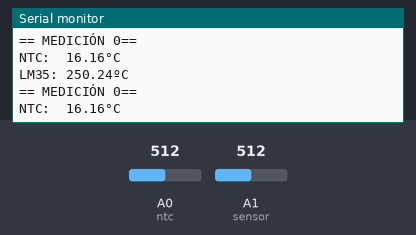
Bench run of a sketch on a simulated Arduino Uno, built with avr-gcc and run on an emulated ATmega328P. On the bench: the last lines printed to the serial monitor. The test bench sets the inputs (shaded band); at power-on: A0 (ntc) = 512, A1 (sensor) = 512.

Above: at 2.8 s.
2.9 s: A0 (ntc) set to 716
At 3.8 s:
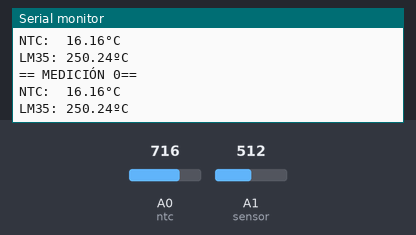
5.6 s: A1 (sensor) set to 716
At 6.8 s:
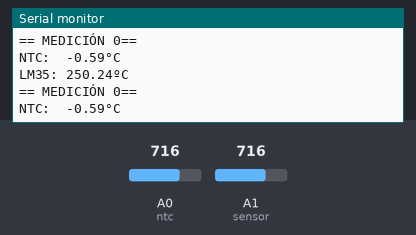
8.3 s: A0 (ntc) set to 900
At 9.7 s:
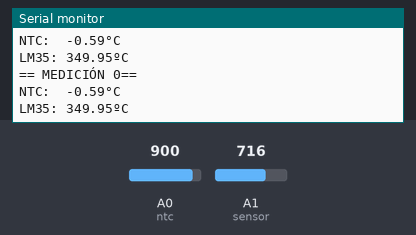
11.0 s: A1 (sensor) set to 900
At 11.8 s:
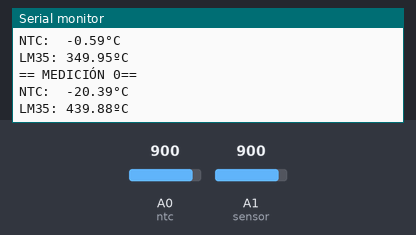
Timing chart, 0 to 14.0 s (numbered marks = the images above; inputs shaded):
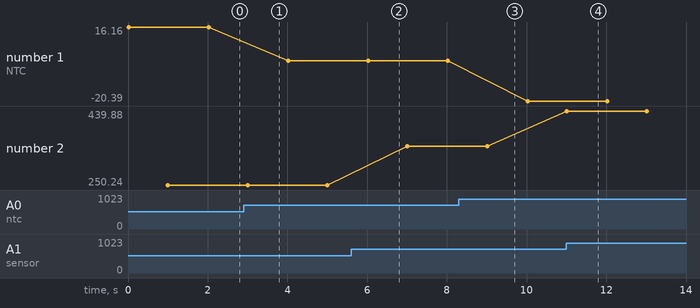

The sketch:

ntc.ino
```cpp
void setup() {
  Serial.begin(9600);
}

void ntc1() {
  int Ro = 2.5;
  int B =  3977;
  int Rseries = 3;
  float To = 298.15;
  const int ntc = A0;
  float Vi = analogRead(ntc) * (5.0 / 1023.0);
  float R = (Vi * Rseries) / (5 - Vi);
  float T =  1 / ((1 / To) + ((log(R / Ro)) / B));
  float Tc = T - 273.15;

  Serial.println((String)"NTC:  " + Tc + "°C");
  delay(1000);
}

void lm35(){
  const int sensor=A1;
  int valor = analogRead(sensor);
  float miliVoltios = (valor / 1023.0) * 5000;
  float grados = miliVoltios / 10;
  Serial.println((String)"LM35: " + grados + "ºC");
  delay(1000);
}

void loop(){
  int cont = 0;
  Serial.println((String)"== MEDICIÓN " + cont + "==");
  ntc1();
  lm35();
  Serial.println();
  cont = cont + 1;
}
```

Alarm.cpp
```cpp
/************************
 * Created: 21-May-2019 *
 * Author:  J.F.C.D.    *
 ************************/

#include "Alarm.h"

alarm::alarm() {
  state = ON;
  monitoring = ON;
  SIM800L = new SoftwareSerial(RX_pin, TX_pin);
  pinMode(BUZZER, OUTPUT);
  pinMode(ALERT_SIGNAL, OUTPUT);
}

void alarm::countdown(){
  for(int i=ACTIVATION_DELAY;i>1;i--){
    if(i>10){
      beep(50,50,1);
      delay(100);
    }else{
      beep(50,50,2);
    }
    delay(900);
  }
  beep(50, 50, 10);
}

bool alarm::detect(sensor s1,sensor s2){
  bool detection = 0;
  if (digitalRead(s1.output) == HIGH){
    if (digitalRead(s2.output) == HIGH) {
      detection = 1;
    }
  }
  return detection;
}

void alarm::activate_ALERT() {
  delay(ALERT_DELAY*1000);
  digitalWrite(ALERT_SIGNAL, HIGH);
  triggerTime = millis();
  monitoring = OFF;
  delay(SMS_DELAY*1000);
  sendSMS();
}

void alarm::switch_ON(){
  state = ON;
  monitoring = ON;
}

void alarm::switch_OFF(){
  digitalWrite(ALERT_SIGNAL, LOW);
  state = OFF;
}

void alarm::RESET(){
  digitalWrite(ALERT_SIGNAL, LOW);
  monitoring = ON;
}

void alarm::alertTimeOnCheck(){
  unsigned long duration = ALERT_DURATION;
  unsigned long currentTime = millis();
  if (currentTime > (triggerTime + duration*1000)){
    RESET();
  }
  delay(3000);
}

void alarm::beep(int msON, int msOFF, int rep) {
  for (int i = 0; i < rep; i++) {
    digitalWrite(BUZZER, HIGH);
    delay(msON);//wait for X ms
    digitalWrite(BUZZER, LOW);
    delay(msOFF);
  }
}

void alarm::GSM_init(){
  Serial.begin(SERIAL_BAUDRATE);
  SIM800L->begin(GSM_BAUDRATE);
  SIM800L->println("AT");
  updateSerial();
  SIM800L->println("AT+CMGF=1");
  delay(100);
  SIM800L->println("AT+CNMI=1,2,0,0,0");
  SIM800L->println("AT+CSQ");
  updateSerial();
  SIM800L->println("AT+CCID");
  updateSerial();
  SIM800L->println("AT+CREG?");
  updateSerial();
}

void alarm::updateSerial()
{
  delay(500);
  while (Serial.available())
  {
    SIM800L->write(Serial.read());
  }
  if (SIM800L->available()){
    while(SIM800L->available())
    {
      Serial.write(SIM800L->read());
    }
  }
}

void alarm::sendSMS(){
  SIM800L->println("AT");
  updateSerial();
  delay(500);
  /* NOTA: +PPxxxxxxxxx = Número de telefono del usuario con prefijo de país (+34 en España) (ejemplo: +34600700800) */
  SIM800L->println("AT+CMGS=\"+PPxxxxxxxxx\"");
  updateSerial();
  SIM800L->print("SE HA ACTIVADO LA ALARMA\n\"Reset\"-> Reiniciar alarma\n\"Off\"-> Apagar alarma\n\"On\"-> Encender alarma");
  SIM800L->write(26);
  updateSerial();
}

void alarm::userSMSCheck(){
  String incomingSMS;
  if(SIM800L->available()){
    incomingSMS = SIM800L->readString();
}
  if(incomingSMS.indexOf("Reset")>=0){
    RESET();
  }
  if(incomingSMS.indexOf("Off")>=0){
    switch_OFF();
  }
  if(incomingSMS.indexOf("On")>=0){
    switch_ON();
  }

}

sensor::sensor(int pin){
    pinMode(pin, INPUT);
    output = pin;
}
```

Alarm.h
```cpp
/************************
 * Created: 21-May-2019 *
 * Author:  J.F.C.D.    *
 ************************/

#ifndef ALARM_H
#define ALARM_H

#include <SoftwareSerial.h>
#include "Config.h"

class sensor{
public:
    int output;
    sensor(int pin);
};

class alarm {
public:
  bool state;
  bool monitoring;
  unsigned long triggerTime;
  SoftwareSerial *SIM800L;

  alarm();
  void countdown();
  bool detect(sensor s1,sensor s2);
  void activate_ALERT();
  void RESET();
  void switch_ON();
  void switch_OFF();
  void alertTimeOnCheck();
  void beep(int msON, int msOFF, int rep);
  void GSM_init();
  void updateSerial();
  void sendSMS();
  void userSMSCheck();
  bool offSMS();
};

#endif
```

Config.h
```cpp
/************************
 * Created: 21-May-2019 *
 * Author:  J.F.C.D.    *
 ************************/

#ifndef CONFIG_H
#define CONFIG_H

#include <Arduino.h>

/*******************************************/
/*** PARÁMETROS ELEGIBLES POR EL USUARIO ***/
/*******************************************/
// Tiempo en segundos de espera antes de la activación del sistema de vigilancia (tiempo de escape del usuario).
#define ACTIVATION_DELAY 30
// Tiempo en segundos antes de activación de la alerta para que el usuario desactive el sistema si acaba de llegar.
#define ALERT_DELAY 15
// Tiempo en segundos antes de envío del SMS de aviso después de la activación de la alerta (opcional).
#define SMS_DELAY 1
// Tiempo de duración en segundos de la alerta una vez activada (30 min. x 60 seg. = 1800 seg.).
#define ALERT_DURATION 1800

/******************************/
/*** PARÁMETROS DEL SISTEMA ***/
/******************************/
#define BUZZER 5
#define ALERT_SIGNAL 7
#define SERIAL_BAUDRATE 9600
#define GSM_BAUDRATE 9600
#define RX_pin 9
#define TX_pin 11

/****************************************/
/*** CONSTANTES SIMPLIFICACIÓN CÓDIGO ***/
/****************************************/
#define ON 1
#define OFF 0

#endif
```

Measured:
- after the input at 11.0 s, the serial monitor: prints a new line at once (image 4)
- plotted number 1: 16.16 → -0.59 after the input at 2.9 s, -0.59 → -20.39 after the input at 8.3 s
- plotted number 2: 250.24 → 349.95 after the input at 5.6 s, 349.95 → 439.88 after the input at 11.0 s
